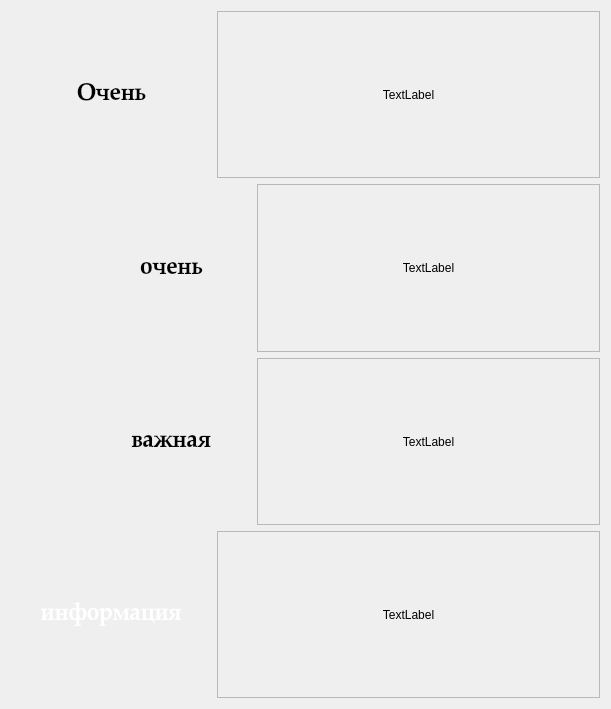
   <widget class="QWidget" name="layoutWidget">
    <property name="geometry">
     <rect>
      <x>826</x>
      <y>9</y>
      <width>611</width>
      <height>709</height>
     </rect>
    </property>
    <layout class="QVBoxLayout" name="verticalLayout">
     <property name="sizeConstraint">
      <enum>QLayout::SetDefaultConstraint</enum>
     </property>
     <item>
      <layout class="QHBoxLayout" name="horizontalLayout">
       <item>
        <widget class="QLabel" name="label">
         <property name="sizePolicy">
          <sizepolicy hsizetype="Fixed" vsizetype="Preferred">
           <horstretch>100</horstretch>
           <verstretch>0</verstretch>
          </sizepolicy>
         </property>
         <property name="minimumSize">
          <size>
           <width>200</width>
           <height>0</height>
          </size>
         </property>
         <property name="maximumSize">
          <size>
           <width>200</width>
           <height>16777215</height>
          </size>
         </property>
         <property name="font">
          <font>
           <family>Palatino Linotype</family>
           <pointsize>18</pointsize>
           <bold>true</bold>
          </font>
         </property>
         <property name="frameShadow">
          <enum>QFrame::Plain</enum>
         </property>
         <property name="text">
          <string>Очень</string>
         </property>
         <property name="textFormat">
          <enum>Qt::PlainText</enum>
         </property>
         <property name="alignment">
          <set>Qt::AlignCenter</set>
         </property>
        </widget>
       </item>
       <item>
        <widget class="QLabel" name="label_7">
         <property name="sizePolicy">
          <sizepolicy hsizetype="Expanding" vsizetype="Expanding">
           <horstretch>155</horstretch>
           <verstretch>0</verstretch>
          </sizepolicy>
         </property>
         <property name="frameShape">
          <enum>QFrame::StyledPanel</enum>
         </property>
         <property name="lineWidth">
          <number>5</number>
         </property>
         <property name="midLineWidth">
          <number>1</number>
         </property>
         <property name="text">
          <string>TextLabel</string>
         </property>
         <property name="alignment">
          <set>Qt::AlignCenter</set>
         </property>
        </widget>
       </item>
      </layout>
     </item>
     <item>
      <layout class="QHBoxLayout" name="horizontalLayout_2">
       <item>
        <spacer name="horizontalSpacer_3">
         <property name="orientation">
          <enum>Qt::Horizontal</enum>
         </property>
         <property name="sizeHint" stdset="0">
          <size>
           <width>80</width>
           <height>20</height>
          </size>
         </property>
        </spacer>
       </item>
       <item>
        <widget class="QLabel" name="label_2">
         <property name="sizePolicy">
          <sizepolicy hsizetype="Fixed" vsizetype="Preferred">
           <horstretch>160</horstretch>
           <verstretch>100</verstretch>
          </sizepolicy>
         </property>
         <property name="maximumSize">
          <size>
           <width>160</width>
           <height>100</height>
          </size>
         </property>
         <property name="font">
          <font>
           <family>Palatino Linotype</family>
           <pointsize>18</pointsize>
           <bold>true</bold>
          </font>
         </property>
         <property name="frameShadow">
          <enum>QFrame::Plain</enum>
         </property>
         <property name="text">
          <string>очень</string>
         </property>
         <property name="textFormat">
          <enum>Qt::PlainText</enum>
         </property>
         <property name="alignment">
          <set>Qt::AlignCenter</set>
         </property>
        </widget>
       </item>
       <item>
        <widget class="QLabel" name="label_8">
         <property name="sizePolicy">
          <sizepolicy hsizetype="Expanding" vsizetype="Expanding">
           <horstretch>155</horstretch>
           <verstretch>0</verstretch>
          </sizepolicy>
         </property>
         <property name="frameShape">
          <enum>QFrame::StyledPanel</enum>
         </property>
         <property name="lineWidth">
          <number>5</number>
         </property>
         <property name="midLineWidth">
          <number>1</number>
         </property>
         <property name="text">
          <string>TextLabel</string>
         </property>
         <property name="alignment">
          <set>Qt::AlignCenter</set>
         </property>
        </widget>
       </item>
      </layout>
     </item>
     <item>
      <layout class="QHBoxLayout" name="horizontalLayout_3">
       <item>
        <spacer name="horizontalSpacer_4">
         <property name="orientation">
          <enum>Qt::Horizontal</enum>
         </property>
         <property name="sizeHint" stdset="0">
          <size>
           <width>80</width>
           <height>20</height>
          </size>
         </property>
        </spacer>
       </item>
       <item>
        <widget class="QLabel" name="label_3">
         <property name="sizePolicy">
          <sizepolicy hsizetype="Fixed" vsizetype="Preferred">
           <horstretch>160</horstretch>
           <verstretch>100</verstretch>
          </sizepolicy>
         </property>
         <property name="maximumSize">
          <size>
           <width>160</width>
           <height>100</height>
          </size>
         </property>
         <property name="font">
          <font>
           <family>Palatino Linotype</family>
           <pointsize>18</pointsize>
           <bold>true</bold>
          </font>
         </property>
         <property name="frameShadow">
          <enum>QFrame::Plain</enum>
         </property>
         <property name="text">
          <string>важная</string>
         </property>
         <property name="textFormat">
          <enum>Qt::PlainText</enum>
         </property>
         <property name="alignment">
          <set>Qt::AlignCenter</set>
         </property>
        </widget>
       </item>
       <item>
        <widget class="QLabel" name="label_9">
         <property name="sizePolicy">
          <sizepolicy hsizetype="Expanding" vsizetype="Expanding">
           <horstretch>155</horstretch>
           <verstretch>0</verstretch>
          </sizepolicy>
         </property>
         <property name="frameShape">
          <enum>QFrame::StyledPanel</enum>
         </property>
         <property name="lineWidth">
          <number>5</number>
         </property>
         <property name="midLineWidth">
          <number>1</number>
         </property>
         <property name="text">
          <string>TextLabel</string>
         </property>
         <property name="alignment">
          <set>Qt::AlignCenter</set>
         </property>
        </widget>
       </item>
      </layout>
     </item>
     <item>
      <layout class="QHBoxLayout" name="horizontalLayout_4">
       <item>
        <widget class="QLabel" name="label_4">
         <property name="sizePolicy">
          <sizepolicy hsizetype="Fixed" vsizetype="Preferred">
           <horstretch>100</horstretch>
           <verstretch>0</verstretch>
          </sizepolicy>
         </property>
         <property name="minimumSize">
          <size>
           <width>200</width>
           <height>0</height>
          </size>
         </property>
         <property name="maximumSize">
          <size>
           <width>200</width>
           <height>16777215</height>
          </size>
         </property>
         <property name="palette">
          <palette>
           <active>
            <colorrole role="WindowText">
             <brush brushstyle="SolidPattern">
              <color alpha="255">
               <red>255</red>
               <green>255</green>
               <blue>255</blue>
              </color>
             </brush>
            </colorrole>
            <colorrole role="Button">
             <brush brushstyle="SolidPattern">
              <color alpha="255">
               <red>63</red>
               <green>63</green>
               <blue>63</blue>
              </color>
             </brush>
            </colorrole>
            <colorrole role="Light">
             <brush brushstyle="SolidPattern">
              <color alpha="255">
               <red>94</red>
               <green>94</green>
               <blue>94</blue>
              </color>
             </brush>
            </colorrole>
            <colorrole role="Midlight">
             <brush brushstyle="SolidPattern">
              <color alpha="255">
               <red>78</red>
               <green>78</green>
               <blue>78</blue>
              </color>
             </brush>
            </colorrole>
            <colorrole role="Dark">
             <brush brushstyle="SolidPattern">
              <color alpha="255">
               <red>31</red>
               <green>31</green>
               <blue>31</blue>
              </color>
             </brush>
            </colorrole>
            <colorrole role="Mid">
             <brush brushstyle="SolidPattern">
              <color alpha="255">
               <red>42</red>
               <green>42</green>
               <blue>42</blue>
              </color>
             </brush>
            </colorrole>
            <colorrole role="Text">
             <brush brushstyle="SolidPattern">
              <color alpha="255">
               <red>255</red>
               <green>255</green>
               <blue>255</blue>
              </color>
             </brush>
            </colorrole>
            <colorrole role="BrightText">
             <brush brushstyle="SolidPattern">
              <color alpha="255">
               <red>255</red>
               <green>255</green>
               <blue>255</blue>
              </color>
             </brush>
            </colorrole>
            <colorrole role="ButtonText">
             <brush brushstyle="SolidPattern">
              <color alpha="255">
               <red>255</red>
               <green>255</green>
               <blue>255</blue>
              </color>
             </brush>
            </colorrole>
            <colorrole role="Base">
             <brush brushstyle="SolidPattern">
              <color alpha="255">
               <red>0</red>
               <green>0</green>
               <blue>0</blue>
              </color>
             </brush>
            </colorrole>
            <colorrole role="Window">
             <brush brushstyle="SolidPattern">
              <color alpha="255">
               <red>63</red>
               <green>63</green>
               <blue>63</blue>
              </color>
             </brush>
            </colorrole>
            <colorrole role="Shadow">
             <brush brushstyle="SolidPattern">
              <color alpha="255">
               <red>0</red>
               <green>0</green>
               <blue>0</blue>
              </color>
             </brush>
            </colorrole>
            <colorrole role="AlternateBase">
             <brush brushstyle="SolidPattern">
              <color alpha="255">
               <red>31</red>
               <green>31</green>
               <blue>31</blue>
              </color>
             </brush>
            </colorrole>
            <colorrole role="ToolTipBase">
             <brush brushstyle="SolidPattern">
              <color alpha="255">
               <red>255</red>
               <green>255</green>
               <blue>220</blue>
              </color>
             </brush>
            </colorrole>
            <colorrole role="ToolTipText">
             <brush brushstyle="SolidPattern">
              <color alpha="255">
               <red>0</red>
               <green>0</green>
               <blue>0</blue>
              </color>
             </brush>
            </colorrole>
            <colorrole role="PlaceholderText">
             <brush brushstyle="SolidPattern">
              <color alpha="127">
               <red>255</red>
               <green>255</green>
               <blue>255</blue>
              </color>
             </brush>
            </colorrole>
           </active>
           <inactive>
            <colorrole role="WindowText">
             <brush brushstyle="SolidPattern">
              <color alpha="255">
               <red>255</red>
               <green>255</green>
               <blue>255</blue>
              </color>
             </brush>
            </colorrole>
            <colorrole role="Button">
             <brush brushstyle="SolidPattern">
              <color alpha="255">
               <red>63</red>
               <green>63</green>
               <blue>63</blue>
              </color>
             </brush>
            </colorrole>
            <colorrole role="Light">
             <brush brushstyle="SolidPattern">
              <color alpha="255">
               <red>94</red>
               <green>94</green>
               <blue>94</blue>
              </color>
             </brush>
            </colorrole>
            <colorrole role="Midlight">
             <brush brushstyle="SolidPattern">
              <color alpha="255">
               <red>78</red>
               <green>78</green>
               <blue>78</blue>
              </color>
             </brush>
            </colorrole>
            <colorrole role="Dark">
             <brush brushstyle="SolidPattern">
              <color alpha="255">
               <red>31</red>
               <green>31</green>
               <blue>31</blue>
              </color>
             </brush>
            </colorrole>
            <colorrole role="Mid">
             <brush brushstyle="SolidPattern">
              <color alpha="255">
               <red>42</red>
               <green>42</green>
               <blue>42</blue>
              </color>
             </brush>
            </colorrole>
            <colorrole role="Text">
             <brush brushstyle="SolidPattern">
              <color alpha="255">
               <red>255</red>
               <green>255</green>
               <blue>255</blue>
              </color>
             </brush>
            </colorrole>
            <colorrole role="BrightText">
             <brush brushstyle="SolidPattern">
              <color alpha="255">
               <red>255</red>
               <green>255</green>
               <blue>255</blue>
              </color>
             </brush>
            </colorrole>
            <colorrole role="ButtonText">
             <brush brushstyle="SolidPattern">
              <color alpha="255">
               <red>255</red>
               <green>255</green>
               <blue>255</blue>
              </color>
             </brush>
            </colorrole>
            <colorrole role="Base">
             <brush brushstyle="SolidPattern">
              <color alpha="255">
               <red>0</red>
               <green>0</green>
               <blue>0</blue>
              </color>
             </brush>
            </colorrole>
            <colorrole role="Window">
             <brush brushstyle="SolidPattern">
              <color alpha="255">
               <red>63</red>
               <green>63</green>
               <blue>63</blue>
              </color>
             </brush>
            </colorrole>
            <colorrole role="Shadow">
             <brush brushstyle="SolidPattern">
              <color alpha="255">
               <red>0</red>
               <green>0</green>
               <blue>0</blue>
              </color>
             </brush>
            </colorrole>
            <colorrole role="AlternateBase">
             <brush brushstyle="SolidPattern">
              <color alpha="255">
               <red>31</red>
               <green>31</green>
               <blue>31</blue>
              </color>
             </brush>
            </colorrole>
            <colorrole role="ToolTipBase">
             <brush brushstyle="SolidPattern">
              <color alpha="255">
               <red>255</red>
               <green>255</green>
               <blue>220</blue>
              </color>
             </brush>
            </colorrole>
            <colorrole role="ToolTipText">
             <brush brushstyle="SolidPattern">
              <color alpha="255">
               <red>0</red>
               <green>0</green>
               <blue>0</blue>
              </color>
             </brush>
            </colorrole>
            <colorrole role="PlaceholderText">
             <brush brushstyle="SolidPattern">
              <color alpha="127">
               <red>255</red>
               <green>255</green>
               <blue>255</blue>
              </color>
             </brush>
            </colorrole>
           </inactive>
           <disabled>
            <colorrole role="WindowText">
             <brush brushstyle="SolidPattern">
              <color alpha="255">
               <red>31</red>
               <green>31</green>
               <blue>31</blue>
              </color>
             </brush>
            </colorrole>
            <colorrole role="Button">
             <brush brushstyle="SolidPattern">
              <color alpha="255">
               <red>63</red>
               <green>63</green>
               <blue>63</blue>
              </color>
             </brush>
            </colorrole>
            <colorrole role="Light">
             <brush brushstyle="SolidPattern">
              <color alpha="255">
               <red>94</red>
               <green>94</green>
               <blue>94</blue>
              </color>
             </brush>
            </colorrole>
            <colorrole role="Midlight">
             <brush brushstyle="SolidPattern">
              <color alpha="255">
               <red>78</red>
               <green>78</green>
               <blue>78</blue>
              </color>
             </brush>
            </colorrole>
            <colorrole role="Dark">
             <brush brushstyle="SolidPattern">
              <color alpha="255">
               <red>31</red>
               <green>31</green>
               <blue>31</blue>
              </color>
             </brush>
            </colorrole>
            <colorrole role="Mid">
             <brush brushstyle="SolidPattern">
              <color alpha="255">
               <red>42</red>
               <green>42</green>
               <blue>42</blue>
              </color>
             </brush>
            </colorrole>
            <colorrole role="Text">
             <brush brushstyle="SolidPattern">
              <color alpha="255">
               <red>31</red>
               <green>31</green>
               <blue>31</blue>
              </color>
             </brush>
            </colorrole>
            <colorrole role="BrightText">
             <brush brushstyle="SolidPattern">
              <color alpha="255">
               <red>255</red>
               <green>255</green>
               <blue>255</blue>
              </color>
             </brush>
            </colorrole>
            <colorrole role="ButtonText">
             <brush brushstyle="SolidPattern">
              <color alpha="255">
               <red>31</red>
               <green>31</green>
               <blue>31</blue>
              </color>
             </brush>
            </colorrole>
            <colorrole role="Base">
             <brush brushstyle="SolidPattern">
              <color alpha="255">
               <red>63</red>
               <green>63</green>
               <blue>63</blue>
              </color>
             </brush>
            </colorrole>
            <colorrole role="Window">
             <brush brushstyle="SolidPattern">
              <color alpha="255">
               <red>63</red>
               <green>63</green>
               <blue>63</blue>
              </color>
             </brush>
            </colorrole>
            <colorrole role="Shadow">
             <brush brushstyle="SolidPattern">
              <color alpha="255">
               <red>0</red>
               <green>0</green>
               <blue>0</blue>
              </color>
             </brush>
            </colorrole>
            <colorrole role="AlternateBase">
             <brush brushstyle="SolidPattern">
              <color alpha="255">
               <red>63</red>
               <green>63</green>
               <blue>63</blue>
              </color>
             </brush>
            </colorrole>
            <colorrole role="ToolTipBase">
             <brush brushstyle="SolidPattern">
              <color alpha="255">
               <red>255</red>
               <green>255</green>
               <blue>220</blue>
              </color>
             </brush>
            </colorrole>
            <colorrole role="ToolTipText">
             <brush brushstyle="SolidPattern">
              <color alpha="255">
               <red>0</red>
               <green>0</green>
               <blue>0</blue>
              </color>
             </brush>
            </colorrole>
            <colorrole role="PlaceholderText">
             <brush brushstyle="SolidPattern">
              <color alpha="127">
               <red>31</red>
               <green>31</green>
               <blue>31</blue>
              </color>
             </brush>
            </colorrole>
           </disabled>
          </palette>
         </property>
         <property name="font">
          <font>
           <family>Palatino Linotype</family>
           <pointsize>18</pointsize>
           <bold>true</bold>
          </font>
         </property>
         <property name="autoFillBackground">
          <bool>false</bool>
         </property>
         <property name="frameShadow">
          <enum>QFrame::Plain</enum>
         </property>
         <property name="text">
          <string>информация</string>
         </property>
         <property name="textFormat">
          <enum>Qt::PlainText</enum>
         </property>
         <property name="scaledContents">
          <bool>false</bool>
         </property>
         <property name="alignment">
          <set>Qt::AlignCenter</set>
         </property>
        </widget>
       </item>
       <item>
        <widget class="QLabel" name="label_10">
         <property name="sizePolicy">
          <sizepolicy hsizetype="Expanding" vsizetype="Expanding">
           <horstretch>155</horstretch>
           <verstretch>0</verstretch>
          </sizepolicy>
         </property>
         <property name="frameShape">
          <enum>QFrame::StyledPanel</enum>
         </property>
         <property name="lineWidth">
          <number>5</number>
         </property>
         <property name="midLineWidth">
          <number>1</number>
         </property>
         <property name="text">
          <string>TextLabel</string>
         </property>
         <property name="alignment">
          <set>Qt::AlignCenter</set>
         </property>
        </widget>
       </item>
      </layout>
     </item>
    </layout>
   </widget>
